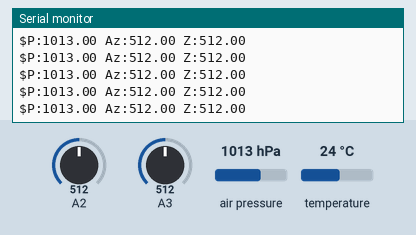
This sketch was run on a simulated Arduino Uno, built with avr-gcc and run on an emulated ATmega328P. Shown: the last lines printed to the serial monitor. Inputs (shaded band) come from the test bench; at power-on: A2 = 512, A3 = 512, air pressure 1013 hPa, temperature 24 °C.

Above: at 2.7 s.
2.8 s: A2 set to 106
At 3.9 s:
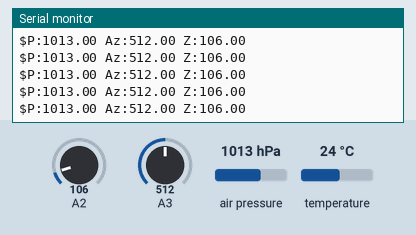
5.8 s: A2 set to 92
At 6.7 s:
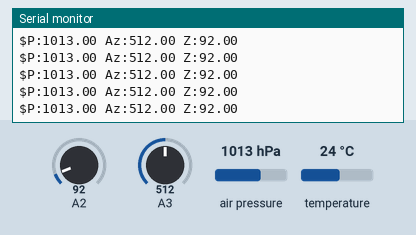
8.8 s: A3 set to 110
At 9.5 s:
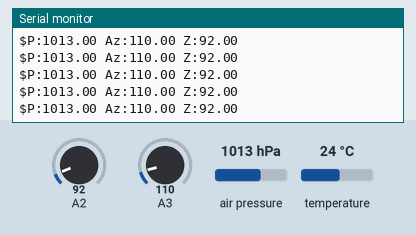
10.3 s: A3 set to 92
At 11.1 s:
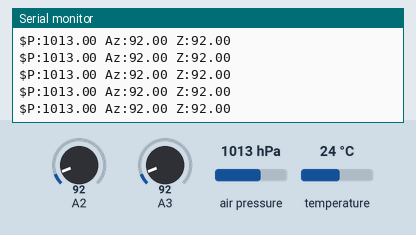
Timing chart, 0 to 13.3 s (numbered marks = the images above; inputs shaded):
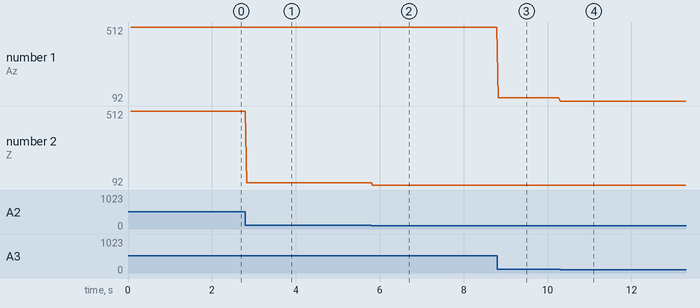

Measured:
- after the input at 2.8 s, the serial monitor: prints a new line at once (image 1)
- after the input at 5.8 s, the serial monitor: prints a new line at once (image 2)
- after the input at 8.8 s, the serial monitor: prints a new line at once (image 3)
- after the input at 10.3 s, the serial monitor: prints a new line at once (image 4)
- plotted number 1: 512 → 110 after the input at 8.8 s
- plotted number 2: 512 → 106 after the input at 2.8 s, 106 → 92 after the input at 5.8 s

The sketch:

collectData2.ino
```cpp
// (licence header left out)
// Your sketch must #include this library, and the Wire library.
// (Wire is a standard library included with Arduino.):

#include <SFE_BMP180.h>
#include <Wire.h>

// You will need to create an SFE_BMP180 object, here called "pressure":

SFE_BMP180 pressure;

double baseline; // baseline pressure

void setup()
{
  Serial.begin(9600);
  //Serial.println("REBOOT");

  // Initialize the sensor (it is important to get calibration values stored on the device).

  if (pressure.begin())
    //Serial.println("BMP180 init success");
    int cat = 6;
  else
  {
    // Oops, something went wrong, this is usually a connection problem,
    // see the comments at the top of this sketch for the proper connections.

    Serial.println("BMP180 init fail (disconnected?)\n\n");
    while(1); // Pause forever.
  }

  // Get the baseline pressure:

  baseline = getPressure();

  //Serial.print("baseline pressure: ");
  //Serial.print(baseline);
  //Serial.println(" mb");
}

void loop()
{
  double a,P, Az, Z;

  // Get a new pressure reading:

  P = getPressure();
  Az = analogRead(A3);
  Z = analogRead(A2);

  // Show the relative altitude difference between
  // the new reading and the baseline reading:

  a = pressure.altitude(P,baseline);
  /*
  Serial.print("relative altitude: ");
  if (a >= 0.0) Serial.print(" "); // add a space for positive numbers
  Serial.print(a,1);
  Serial.print(" meters, ");
  if (a >= 0.0) Serial.print(" "); // add a space for positive numbers
  Serial.print(a*3.28084,0);
  Serial.println(" feet");

  delay(500);*/
  Serial.print("$P:");
  Serial.print(P);
  Serial.print(" ");
  Serial.print("Az:");
  Serial.print(Az);
  Serial.print(" ");
  Serial.print("Z:");
  Serial.print(Z);
//  Serial.print(" ");
  Serial.println();
}


double getPressure()
{
  char status;
  double T,P,p0,a;

  // You must first get a temperature measurement to perform a pressure reading.

  // Start a temperature measurement:
  // If request is successful, the number of ms to wait is returned.
  // If request is unsuccessful, 0 is returned.

  status = pressure.startTemperature();
  if (status != 0)
  {
    // Wait for the measurement to complete:

    delay(status);

    // Retrieve the completed temperature measurement:
    // Note that the measurement is stored in the variable T.
    // Use '&T' to provide the address of T to the function.
    // Function returns 1 if successful, 0 if failure.

    status = pressure.getTemperature(T);
    if (status != 0)
    {
      // Start a pressure measurement:
      // The parameter is the oversampling setting, from 0 to 3 (highest res, longest wait).
      // If request is successful, the number of ms to wait is returned.
      // If request is unsuccessful, 0 is returned.

      status = pressure.startPressure(3);
      if (status != 0)
      {
        // Wait for the measurement to complete:
        delay(status);

        // Retrieve the completed pressure measurement:
        // Note that the measurement is stored in the variable P.
        // Use '&P' to provide the address of P.
        // Note also that the function requires the previous temperature measurement (T).
        // (If temperature is stable, you can do one temperature measurement for a number of pressure measurements.)
        // Function returns 1 if successful, 0 if failure.

        status = pressure.getPressure(P,T);
        if (status != 0)
        {
          return(P);
        }
        else Serial.println("error retrieving pressure measurement\n");
      }
      else Serial.println("error starting pressure measurement\n");
    }
    else Serial.println("error retrieving temperature measurement\n");
  }
  else Serial.println("error starting temperature measurement\n");
}
```
